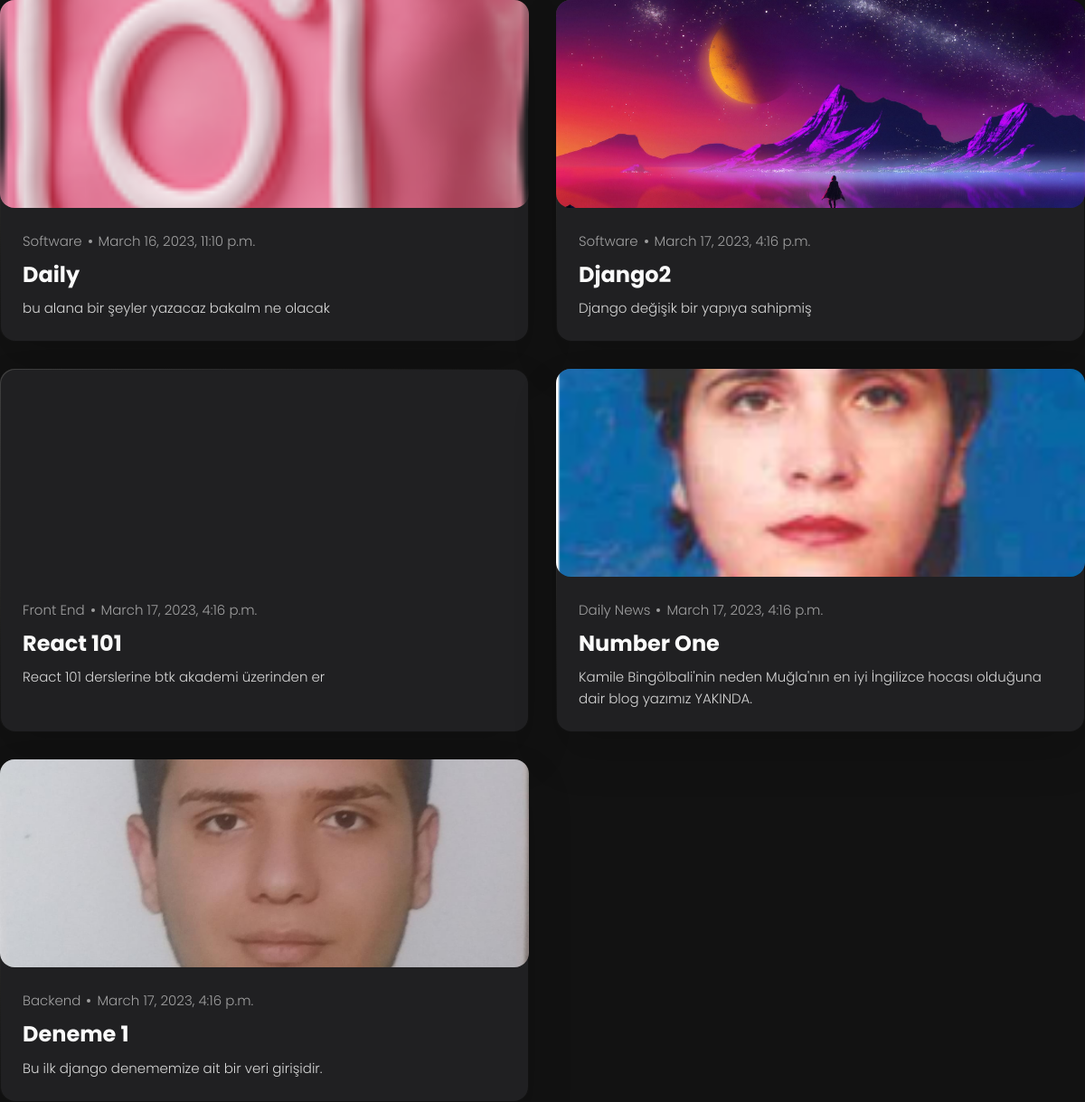
/categories/backend, run on the app's committed database.
### blog/models.py (models this page shows, shortened)
class Post (models.Model):
    topic = models.CharField(max_length=10,help_text="konu baslıgı",unique=True)
    text_area = RichTextField()
    category = models.ForeignKey(Category,null=True,on_delete=models.DO_NOTHING)
    tags = models.ManyToManyField(Tag,blank=True,null=True)
    image = models.ImageField(upload_to="blog/%Y/%m/%d/")
    date = models.DateTimeField(auto_now=True)
    is_avaible = models.BooleanField(default=True)

class Category (models.Model):
    topic = models.CharField(max_length=50, null=True)
    slug = models.SlugField(max_length=50,null=True,unique=True)
    def __str__(self):
        return self.topic

### blog/views.py (the view)
# urls.py: path("categories/<slug:category_slug>", views.category_detail, name="courses_by_category"),
def category_detail(request,category_slug):
    courses = Post.objects.all().filter(tags__slug=category_slug)
    context ={
        "courses":courses
    }
    return render(request,"couse.html",context)

### templates/couse.html (shortened to what this page needs)
{% load static %}
<!DOCTYPE html>
<html lang="en">
<head>
  <link rel="stylesheet" href="{% static '/assets/css/style.css' %}">
</head>
<body>
          <ul class="blog-posts-list">
          {% for course in courses %}
              <li class="blog-post-item">
                  <a href="{% url 'course_details' course.category.slug course.id %}">
                    <figure class="blog-banner-box">
                      <img src="{{ course.image.url }}" alt="Best fonts every designer" loading="lazy">
                    </figure>
                    <div class="blog-content">
                      <div class="blog-meta">
                        <p class="blog-category">{{ course.category }}</p>
                        <span class="dot"></span>
                        <time datetime="2022-02-23">{{ course.date }}</time>
                      </div>
                      <h3 class="h3 blog-item-title">{{ course.topic}}</h3>
                      <p class="blog-text">
                       {{ course.text_area  }}
                      </p>
                    </div>
                  </a>
            </li>
          {% endfor %}
  </ul>
</body>
</html>

### static/assets/css/style.css (style rules this page uses)
:root { --bg-gradient-onyx: linear-gradient( to bottom right, hsl(240, 1%, 25%) 3%, hsl(0, 0%, 19%) 97% ); --bg-gradient-jet: linear-gradient( to bottom right, hsla(240, 1%, 18%, 0.251) 0%, hsla(240, 2%, 11%, 0) 100% ), hsl(240, 2%, 13%); --bg-gradient-yellow-1: linear-gradient( to bottom right, hsl(45, 100%, 71%) 0%, hsla(36, 100%, 69%, 0) 50% ); --bg-gradient-yellow-2: linear-gradient( 135deg, hsla(45, 100%, 71%, 0.251) 0%, hsla(35, 100%, 68%, 0) 59.86% ), hsl(240, 2%, 13%); --border-gradient-onyx: linear-gradient( to bottom right, hsl(0, 0%, 25%) 0%, hsla(0, 0%, 25%, 0) 50% ); --text-gradient-yellow: linear-gradient( to right, hsl(45, 100%, 72%), hsl(35, 100%, 68%) ); --jet: hsl(0, 0%, 22%); --onyx: hsl(240, 1%, 17%); --eerie-black-1: hsl(240, 2%, 13%); --eerie-black-2: hsl(240, 2%, 12%); --smoky-black: hsl(0, 0%, 7%); --white-1: hsl(0, 0%, 100%); --white-2: hsl(0, 0%, 98%); --orange-yellow-crayola: hsl(45, 100%, 72%); --vegas-gold: hsl(45, 54%, 58%); --light-gray: hsl(0, 0%, 84%); --light-gray-70: hsla(0, 0%, 84%, 0.7); --bittersweet-shimmer: hsl(0, 43%, 51%); --ff-poppins: 'Poppins', sans-serif; --fs-1: 24px; --fs-2: 18px; --fs-3: 17px; --fs-4: 16px; --fs-5: 15px; --fs-6: 14px; --fs-7: 13px; --fs-8: 11px; --fw-300: 300; --fw-400: 400; --fw-500: 500; --fw-600: 600; --shadow-1: -4px 8px 24px hsla(0, 0%, 0%, 0.25); --shadow-2: 0 16px 30px hsla(0, 0%, 0%, 0.25); --shadow-3: 0 16px 40px hsla(0, 0%, 0%, 0.25); --shadow-4: 0 25px 50px hsla(0, 0%, 0%, 0.15); --shadow-5: 0 24px 80px hsla(0, 0%, 0%, 0.25); --transition-1: 0.25s ease; --transition-2: 0.5s ease-in-out; }
*, *::before, *::after { margin: 0; padding: 0; box-sizing: border-box; }
a { text-decoration: none; }
li { list-style: none; }
img, ion-icon, a, button, time, span { display: block; }
html { font-family: var(--ff-poppins); }
body { background: var(--smoky-black); }
.h2, .h3, .h4, .h5 { color: var(--white-2); text-transform: capitalize; }
.h3 { font-size: var(--fs-2); }
.blog-posts-list { display: grid; grid-template-columns: 1fr; gap: 20px; }
.blog-post-item > a { position: relative; background: var(--border-gradient-onyx); height: 100%; box-shadow: var(--shadow-4); border-radius: 16px; z-index: 1; }
.blog-post-item > a::before { content: ""; position: absolute; inset: 1px; border-radius: inherit; background: var(--eerie-black-1); z-index: -1; }
.blog-banner-box { width: 100%; height: 200px; border-radius: 12px; overflow: hidden; }
.blog-banner-box img { width: 100%; height: 100%; object-fit: cover; transition: var(--transition-1); }
.blog-content { padding: 15px; }
.blog-meta { display: flex; justify-content: flex-start; align-items: center; gap: 7px; margin-bottom: 10px; }
.blog-meta :is(.blog-category, time) { color: var(--light-gray-70); font-size: var(--fs-6); font-weight: var(--fw-300); }
.blog-meta .dot { background: var(--light-gray-70); width: 4px; height: 4px; border-radius: 4px; }
.blog-item-title { margin-bottom: 10px; line-height: 1.3; transition: var(--transition-1); }
.blog-text { color: var(--light-gray); font-size: var(--fs-6); font-weight: var(--fw-300); line-height: 1.6; }
@media (min-width: 450px) { .project-img, .blog-banner-box { height: auto; } }
@media (min-width: 580px) { :root { --fs-1: 32px; --fs-2: 24px; --fs-3: 26px; --fs-4: 18px; --fs-6: 15px; --fs-7: 15px; --fs-8: 12px; } }
@media (min-width: 580px) { .project-img, .blog-banner-box { border-radius: 16px; } }
@media (min-width: 580px) { .blog-posts-list { gap: 30px; } }
@media (min-width: 580px) { .blog-content { padding: 25px; } }
@media (min-width: 768px) { .project-list, .blog-posts-list { grid-template-columns: 1fr 1fr; } }
@media (min-width: 1024px) { :root { --shadow-1: -4px 8px 24px hsla(0, 0%, 0%, 0.125); --shadow-2: 0 16px 30px hsla(0, 0%, 0%, 0.125); --shadow-3: 0 16px 40px hsla(0, 0%, 0%, 0.125); } }
@media (min-width: 1024px) { .blog-banner-box { height: 230px; } }

### data on the page
Post: image (picture), category "Software", date "March 16, 2023, 11:10 p.m.", topic "Daily", text_area "bu alana bir şeyler yazacaz bakalm ne olacak"
Post: image (picture), category "Software", date "March 17, 2023, 4:16 p.m.", topic "Django2", text_area "Django değişik bir yapıya sahipmiş"
Post: image (picture), category "Front End", date "March 17, 2023, 4:16 p.m.", topic "React 101", text_area "React 101 derslerine btk akademi üzerinden er"
Post: image (picture), category "Daily News", date "March 17, 2023, 4:16 p.m.", topic "Number One", text_area "Kamile Bingölbali'nin neden Muğla'nın en iyi İngilizce hocası olduğuna dair blog yazımız YAKINDA."
Post: image (picture), category "Backend", date "March 17, 2023, 4:16 p.m.", topic "Deneme 1", text_area "Bu ilk django denememize ait bir veri girişidir."
